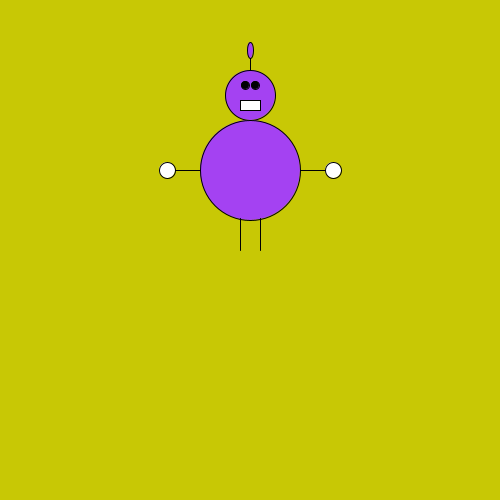
Frame 1 (no input)
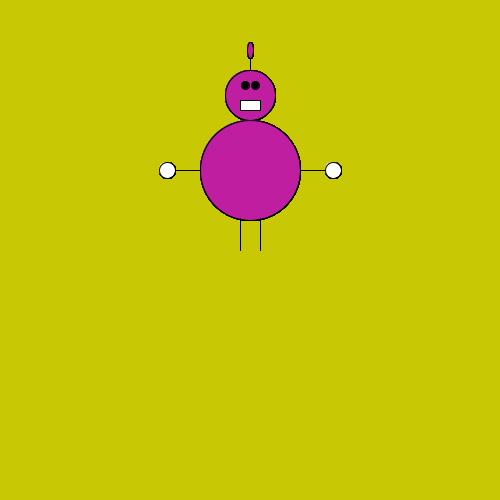
Frame 60 (the mouse pressed at the canvas centre just before this capture)
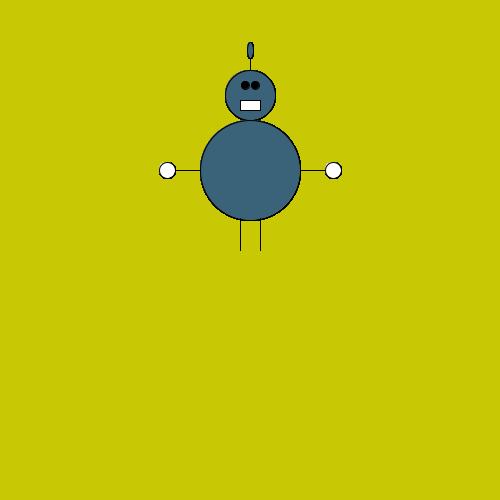
Frame 120 (the mouse held since frame 60 and released just before this capture)

The Processing sketch that drew these frames (run headless with seeded random() and noise(); from frame 60 on, the mouse is pressed at the canvas centre):

// Processing sketch: processing_31062
// ── processing_31062.pde

float x;
float y;
float z;
void setup()
{
  background((color)200, 200, 5);
  size(500, 500);
}
void draw()
{
  x = random(255);
  y = random(255);
  z = random(255);
  fill(x, y, z);
  ellipse(250, 50, 6, 16);
  line(250, 58, 250, 70);
  fill(x, y, z);
   ellipse(250, 95, 50, 50);
   fill(x, y, z);
   ellipse(250, 170, 100, 100);
  fill(0,0,0);
   ellipse(245, 85, 8, 8);
   fill(0,0,0);
   ellipse(255, 85, 8, 8);
   fill(255,255,255);
   rect(240, 100, 20, 10);
   line(300,170,325,170);
   line(200,170,175,170);
   fill(255,255,255);
   ellipse(333,170,16,16);
   fill(255,255,255);
   ellipse(167,170,16,16);
   line(260,218,260,250);
   line(240,218,240,250);
 
}
